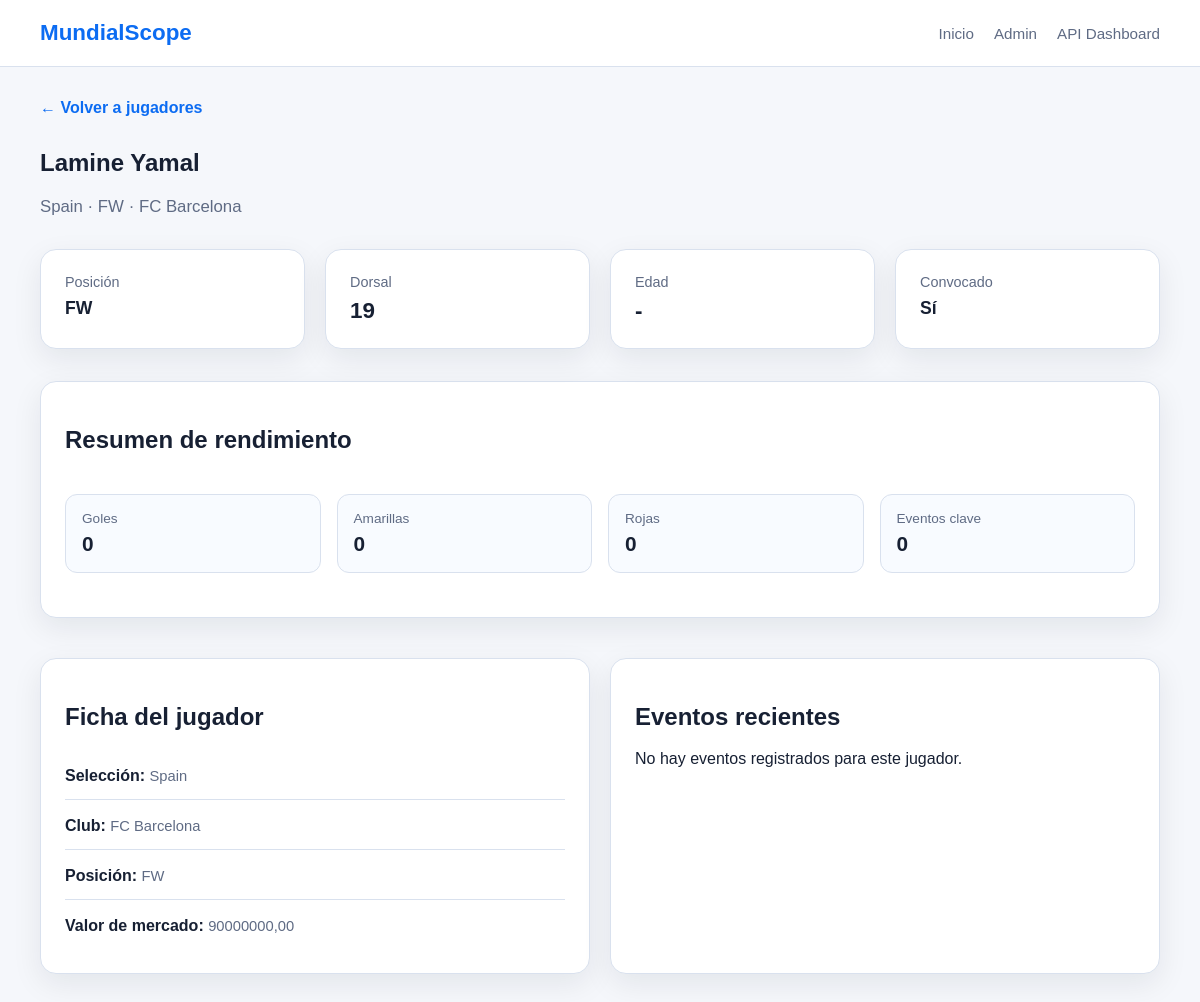
Page /players/2/ on the earlier database version.
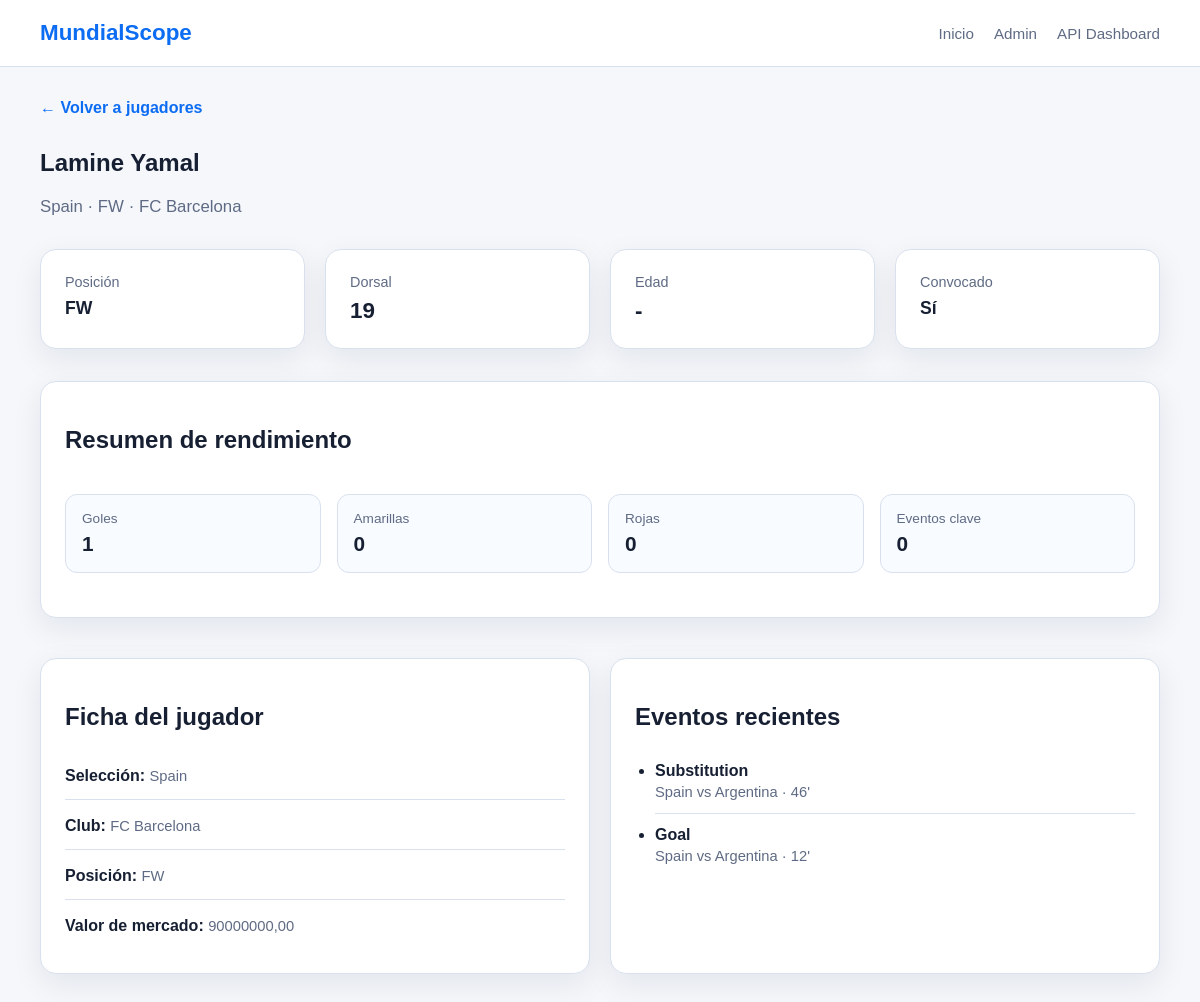
Same page on the later database version.
### players/models.py (models this page shows, shortened)
class Player(models.Model):
    class Position(models.TextChoices):
        GOALKEEPER = "GK", "Goalkeeper"
        DEFENDER = "DF", "Defender"
        MIDFIELDER = "MF", "Midfielder"
        FORWARD = "FW", "Forward"
    team = models.ForeignKey(
        "teams.Team",
        on_delete=models.CASCADE,
        related_name="players",
    )
    first_name = models.CharField(max_length=60)
    last_name = models.CharField(max_length=60)
    shirt_number = models.PositiveIntegerField(null=True, blank=True)
    position = models.CharField(max_length=2, choices=Position.choices)
    date_of_birth = models.DateField(null=True, blank=True)
    club = models.CharField(max_length=100, blank=True)
    market_value = models.DecimalField(max_digits=12, decimal_places=2, null=True, blank=True)
    is_called_up = models.BooleanField(default=True)
    class Meta:
        ordering = ["last_name", "first_name"]
        unique_together = ("team", "shirt_number")

### teams/models.py (models this page shows, shortened)
class Team(models.Model):
    class Confederation(models.TextChoices):
        UEFA = "UEFA", "UEFA"
        CONMEBOL = "CONMEBOL", "CONMEBOL"
        CONCACAF = "CONCACAF", "CONCACAF"
        CAF = "CAF", "CAF"
        AFC = "AFC", "AFC"
        OFC = "OFC", "OFC"
    name = models.CharField(max_length=100, unique=True)
    fifa_code = models.CharField(max_length=3, unique=True)
    confederation = models.CharField(max_length=10, choices=Confederation.choices)
    coach = models.CharField(max_length=100, blank=True)
    fifa_ranking = models.PositiveIntegerField(null=True, blank=True)
    group = models.CharField(max_length=1, blank=True)
    primary_color = models.CharField(max_length=7, blank=True)
    secondary_color = models.CharField(max_length=7, blank=True)
    is_active = models.BooleanField(default=True)
    class Meta:
        ordering = ["name"]

### matches/models.py (models this page shows, shortened)
class MatchEvent(models.Model):
    class EventType(models.TextChoices):
        GOAL = "goal", "Goal"
        OWN_GOAL = "own_goal", "Own Goal"
        PENALTY_GOAL = "penalty_goal", "Penalty Goal"
        MISSED_PENALTY = "missed_penalty", "Missed Penalty"
        YELLOW_CARD = "yellow_card", "Yellow Card"
        RED_CARD = "red_card", "Red Card"
        SECOND_YELLOW_RED = "second_yellow_red", "Second Yellow Red"
        SUBSTITUTION = "substitution", "Substitution"
        VAR = "var", "VAR Review"
        INJURY = "injury", "Injury"
        OTHER = "other", "Other"
    match = models.ForeignKey(
        "matches.Match",
        on_delete=models.CASCADE,
        related_name="events"
    )
    team = models.ForeignKey(
        "teams.Team",
        on_delete=models.CASCADE,
        related_name="match_events"
    )
    player = models.ForeignKey(
        "players.Player",
        on_delete=models.SET_NULL,
        null=True,
        blank=True,
        related_name="match_events"
    )
    related_player = models.ForeignKey(
        "players.Player",
        on_delete=models.SET_NULL,
        null=True,
        blank=True,
        related_name="related_match_events"
    )
    minute = models.PositiveIntegerField()
    extra_minute = models.PositiveIntegerField(null=True, blank=True)
    event_type = models.CharField(
        max_length=30,
        choices=EventType.choices
    )
    title = models.CharField(max_length=150, blank=True)
    description = models.TextField(blank=True)
    is_key_event = models.BooleanField(default=False)
    created_at = models.DateTimeField(auto_now_add=True)
    class Meta:
        ordering = ["minute", "extra_minute", "id"]

class Match(models.Model):
    class Stage(models.TextChoices):
        GROUP = "group", "Group Stage"
        ROUND_OF_32 = "round_32", "Round of 32"
        ROUND_OF_16 = "round_16", "Round of 16"
        QUARTERFINAL = "quarterfinal", "Quarterfinal"
        SEMIFINAL = "semifinal", "Semifinal"
        THIRD_PLACE = "third_place", "Third Place"
        FINAL = "final", "Final"
    class Status(models.TextChoices):
        SCHEDULED = "scheduled", "Scheduled"
        LIVE = "live", "Live"
        FINISHED = "finished", "Finished"
        POSTPONED = "postponed", "Postponed"
        CANCELLED = "cancelled", "Cancelled"
    tournament = models.ForeignKey(
        "matches.Tournament",
        on_delete=models.CASCADE,
        related_name="matches",
    )
    home_team = models.ForeignKey(
        "teams.Team",
        on_delete=models.CASCADE,
        related_name="home_matches",
    )
    away_team = models.ForeignKey(
        "teams.Team",
        on_delete=models.CASCADE,
        related_name="away_matches",
    )
    stage = models.CharField(max_length=20, choices=Stage.choices)
    group = models.CharField(max_length=1, blank=True)
    match_date = models.DateTimeField()
    stadium = models.CharField(max_length=120, blank=True)
    city = models.CharField(max_length=100, blank=True)
    status = models.CharField(
        max_length=20,
        choices=Status.choices,
        default=Status.SCHEDULED,
    )
    home_score = models.PositiveIntegerField(default=0)
    away_score = models.PositiveIntegerField(default=0)
    class Meta:
        ordering = ["match_date"]

### players/views.py (the view)
# urls.py: path("<int:pk>/", PlayerDetailPageView.as_view(), name="player-page-detail"),
class PlayerDetailPageView(DetailView):
    model = Player
    template_name = "players/player_detail.html"
    context_object_name = "player"
    def get_queryset(self):
        return Player.objects.select_related("team").prefetch_related("match_events")
    def get_context_data(self, **kwargs):
        context = super().get_context_data(**kwargs)
        context["player_stats"] = build_player_stats(self.object)
        return context

### templates/players/player_detail.html (shortened to what this page needs)
{% extends "base.html" %}
{% block content %}
<section class="page-header">
    <a class="back-link" href="{% url 'players:player-page-list' %}">← Volver a jugadores</a>
    <h1>{{ player.first_name }} {{ player.last_name }}</h1>
    <p class="hero-text">
        {{ player.team.name|default:"Sin selección" }} · {{ player.position }}
        {% if player.club %} · {{ player.club }}{% endif %}
    </p>
</section>
<section class="kpi-grid team-kpis">
    <article class="card kpi-card">
        <span class="kpi-label">Posición</span>
        <strong class="kpi-value small">{{ player.position }}</strong>
    </article>
    <article class="card kpi-card">
        <span class="kpi-label">Dorsal</span>
        <strong class="kpi-value">{{ player.shirt_number|default:"-" }}</strong>
    </article>
    <article class="card kpi-card">
        <span class="kpi-label">Edad</span>
        <strong class="kpi-value">{{ player.age|default:"-" }}</strong>
    </article>
    <article class="card kpi-card">
        <span class="kpi-label">Convocado</span>
        <strong class="kpi-value small">
            {% if player.is_called_up %}Sí{% else %}No{% endif %}
        </strong>
    </article>
</section>
<section class="card standings-section">
    <div class="section-header">
        <h2>Resumen de rendimiento</h2>
    </div>
    <div class="stats-grid">
        <div class="stat-box">
            <span>Goles</span>
            <strong>{{ player_stats.goals }}</strong>
        </div>
        <div class="stat-box">
            <span>Amarillas</span>
            <strong>{{ player_stats.yellow_cards }}</strong>
        </div>
        <div class="stat-box">
            <span>Rojas</span>
            <strong>{{ player_stats.red_cards }}</strong>
        </div>
        <div class="stat-box">
            <span>Eventos clave</span>
            <strong>{{ player_stats.key_events }}</strong>
        </div>
    </div>
</section>
<section class="content-grid team-detail-grid">
    <div class="card">
        <h2>Ficha del jugador</h2>
        <ul class="team-list">
            <li><strong>Selección: </strong><span><a href="{% url 'teams:team-page-detail' player.team.pk %}">{{ player.team.name }}</a></span></li>
            <li><strong>Club: </strong><span>{{ player.club|default:"No disponible" }}</span></li>
            <li><strong>Posición: </strong><span>{{ player.position }}</span></li>
            <li><strong>Valor de mercado: </strong><span>{{ player.market_value|default:"No disponible" }}</span></li>
        </ul>
    </div>
    <div class="card">
        <h2>Eventos recientes</h2>
        {% if player_stats.recent_events %}
            <ul class="player-list">
                {% for event in player_stats.recent_events %}
                    <li>
                        <strong>{{ event.get_event_type_display }}</strong><br>
                        <span>
                            {{ event.match.home_team.name }} vs {{ event.match.away_team.name }}
                            · {{ event.minute }}{% if event.extra_minute %}+{{ event.extra_minute }}{% endif %}'
                        </span>
                    </li>
                {% endfor %}
            </ul>
        {% else %}
            <p>No hay eventos registrados para este jugador.</p>
        {% endif %}
    </div>
</section>
{% endblock %}

### templates/base.html (shortened to what this page needs)
{% load static %}
<!DOCTYPE html>
<html lang="es">
<head>
    <link rel="stylesheet" href="{% static 'css/styles.css' %}">
</head>
<body>
    <header class="site-header">
        <div class="container">
            <div class="brand">MundialScope</div>
            <nav class="main-nav">
                <a href="/">Inicio</a>
                <a href="/admin/">Admin</a>
                <a href="/api/matches/dashboard/overview/">API Dashboard</a>
            </nav>
        </div>
    </header>
    <main class="container">
        {% block content %}{% endblock %}
    </main>
</body>
</html>

### static/css/styles.css (style rules this page uses)
:root { --bg: #f5f7fb; --surface: #ffffff; --text: #172033; --muted: #5f6b84; --border: #d9e1ee; --primary: #0c6cf2; --primary-dark: #0a56c2; --shadow: 0 10px 30px rgba(15, 23, 42, 0.08); --radius: 16px; --container: 1120px; }
* { box-sizing: border-box; }
body { margin: 0; font-family: Arial, sans-serif; background: var(--bg); color: var(--text); }
a { color: inherit; text-decoration: none; }
.container { width: min(var(--container), calc(100% - 32px)); margin: 0 auto; }
.site-header { background: var(--surface); border-bottom: 1px solid var(--border); margin-bottom: 32px; }
.site-header .container { display: flex; justify-content: space-between; align-items: center; padding: 20px 0; }
.brand { font-size: 1.4rem; font-weight: bold; color: var(--primary); }
.main-nav { display: flex; gap: 20px; font-size: 0.95rem; color: var(--muted); }
.hero-text { max-width: 720px; color: var(--muted); font-size: 1.05rem; }
.kpi-grid { display: grid; grid-template-columns: repeat(4, 1fr); gap: 20px; margin-bottom: 32px; }
.content-grid { display: grid; grid-template-columns: 1.4fr 1fr; gap: 20px; margin-bottom: 40px; }
.card { background: var(--surface); border: 1px solid var(--border); border-radius: var(--radius); padding: 24px; box-shadow: var(--shadow); }
.kpi-card { display: flex; flex-direction: column; gap: 8px; }
.kpi-label { font-size: 0.9rem; color: var(--muted); }
.kpi-value { font-size: 1.4rem; }
.match-list, .team-list { list-style: none; padding: 0; margin: 0; }
.match-list li, .team-list li { padding: 14px 0; border-bottom: 1px solid var(--border); }
.match-list li:last-child, .team-list li:last-child { border-bottom: none; }
.match-list span, .team-list span { display: inline-block; margin-top: 4px; color: var(--muted); font-size: 0.92rem; }
.page-header { margin-bottom: 32px; }
.back-link { display: inline-block; margin-bottom: 12px; color: var(--primary); font-weight: 600; }
.dashboard-main-grid, .dashboard-secondary-grid, .team-detail-grid { grid-template-columns: 1fr 1fr; }
.ranking-list, .player-list { margin: 0; padding-left: 20px; }
.ranking-list li, .player-list li { padding: 12px 0; border-bottom: 1px solid var(--border); }
.ranking-list li:last-child, .player-list li:last-child { border-bottom: none; }
.player-list span, .ranking-list span { display: inline-block; margin-top: 4px; color: var(--muted); font-size: 0.92rem; }
.team-list li a { display: block; }
.kpi-value.small { font-size: 1.1rem; }
.team-kpis { margin-bottom: 32px; }
.standings-section { margin-bottom: 40px; }
.section-header { display: flex; justify-content: space-between; align-items: center; gap: 16px; margin-bottom: 20px; }
.stats-grid { display: grid; grid-template-columns: repeat(4, 1fr); gap: 16px; margin-bottom: 20px; }
.stat-box { background: #f8fbff; border: 1px solid var(--border); border-radius: 12px; padding: 16px; }
.stat-box span { display: block; color: var(--muted); font-size: 0.85rem; margin-bottom: 6px; }
.stat-box strong { font-size: 1.3rem; }

Differences in the rows shown:
added MatchEvent: event_type "Substitution", match.home_team.name "Spain", match.away_team.name "Argentina", minute "46"
added MatchEvent: event_type "Goal", match.home_team.name "Spain", match.away_team.name "Argentina", minute "12"
Other differences:
{{ player_stats.goals }}: "0" → "1"
text no longer shown: "No hay eventos registrados para este jugador."
